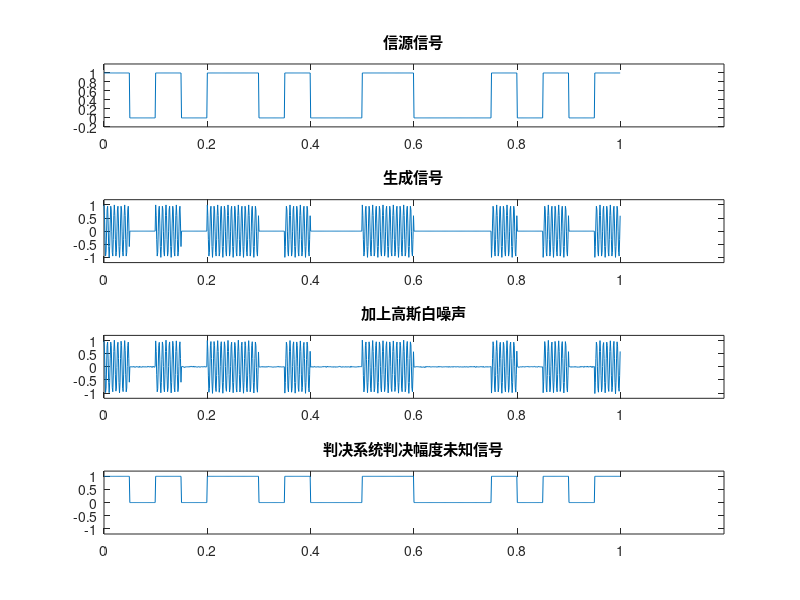

Recreate this plot in MATLAB.
%作业：幅度检测
%作者：Tongtong-Mj
%时间：2019-12-28

clc
close all

a = [1 0 1 0 1 1 0 1 0 0 1 1 0 0 0 1 0 1 0 1];
t = 0:0.001:0.999;
m = a(ceil(20*t+0.001));
subplot(4,1,1);
plot(t,m);
axis([0,1.2,-0.2,1.2]);
title('信源信号');
     
A = 1;
f = 150;
s = cos(2*pi*f*t);
x1 = A*s;
st=m.*x1;
subplot(4,1,2);
plot(t,st);
axis([0,1.2,-1.2,1.2]);
title('生成信号');

w = normrnd(0,0.01,1,1000);
x = st+w;
subplot(4,1,3);
plot(t,x);
axis([0,1.2,-1.2,1.2]);
title('加上高斯白噪声');

b = [0 0 0 0 0 0 0 0 0 0 0 0 0 0 0 0 0 0 0 0];

for i =1:1:20
    Sum = 0;
    for N=1:1:50
        t1 = (i-1)*50+N;
        xiang_guan_qi = s(t1)*x(t1);
        Sum = Sum+xiang_guan_qi;
    end
    
    Sum = Sum^2;
    
    if Sum > 50      %判决门限
        b(i) = 1;
    else
        b(i) = 0;
    end
end

panjue = b(ceil(20*t+0.001));
subplot(4,1,4);
plot(t,panjue);
axis([0,1.2,-1.2,1.2]);
title('判决系统判决幅度未知信号');
